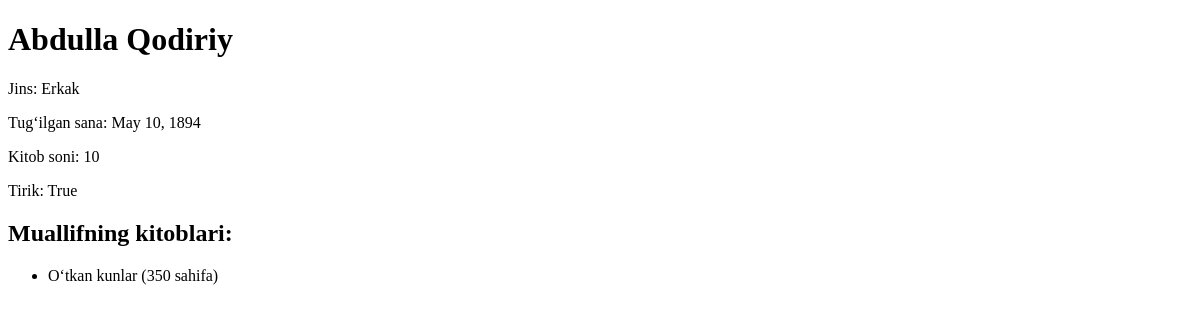
The page /muallif/2/ on the database as committed earlier.
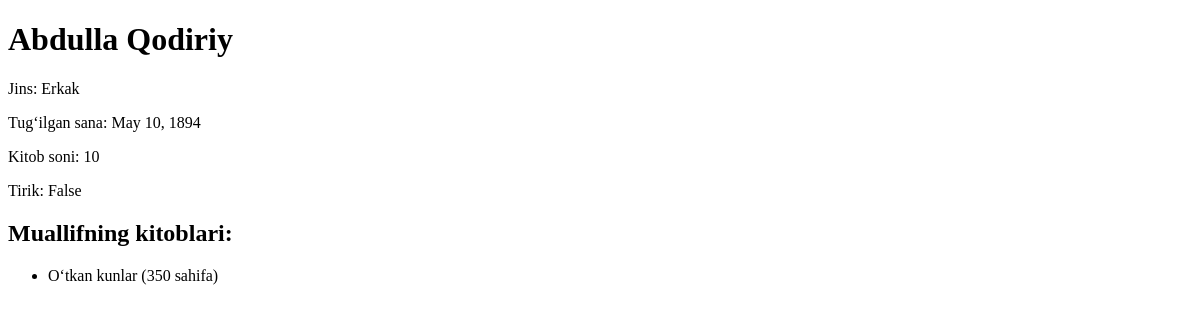
The same page on the database as committed later.
### main/models.py (models this page shows, shortened)
class Muallif(models.Model):
    ism = models.CharField(max_length=100)
    jins = models.CharField(max_length=10, choices=[('Erkak', 'Erkak'), ('Ayol', 'Ayol')], null=True, blank=True)
    tugilgan_sana = models.DateField()
    kitob_soni = models.IntegerField()
    tirik = models.BooleanField(default=True)
    class Meta:
        verbose_name = "Muallif"
        verbose_name_plural = "Mualliflar"

### main/views.py (the view)
# urls.py: path("muallif/<int:pk>/", muallif_detail, name="muallif_detail"),
def muallif_detail(request, pk):
    muallif = get_object_or_404(Muallif, pk=pk)
    kitoblar = Kitob.objects.filter(muallif=muallif)
    return render(request, "muallif_detail.html", {"muallif": muallif, "kitoblar": kitoblar})

### templates/muallif_detail.html (shortened to what this page needs)
<!DOCTYPE html>
<html lang="en">
<head>
</head>
<body>
<h1>{{ muallif.ism }}</h1>
<p>Jins: {{ muallif.jins }}</p>
<p>Tug‘ilgan sana: {{ muallif.tugilgan_sana }}</p>
<p>Kitob soni: {{ muallif.kitob_soni }}</p>
<p>Tirik: {{ muallif.tirik }}</p>
<h2>Muallifning kitoblari:</h2>
<ul>
  {% for kitob in kitoblar %}
    <li>{{ kitob.nom }} ({{ kitob.sahifa }} sahifa)</li>
  {% endfor %}
</ul>
</body>
</html>

Rows that differ between the two databases and show on the page:
changed Muallif "Abdulla Qodiriy": tirik "True" → "False"
